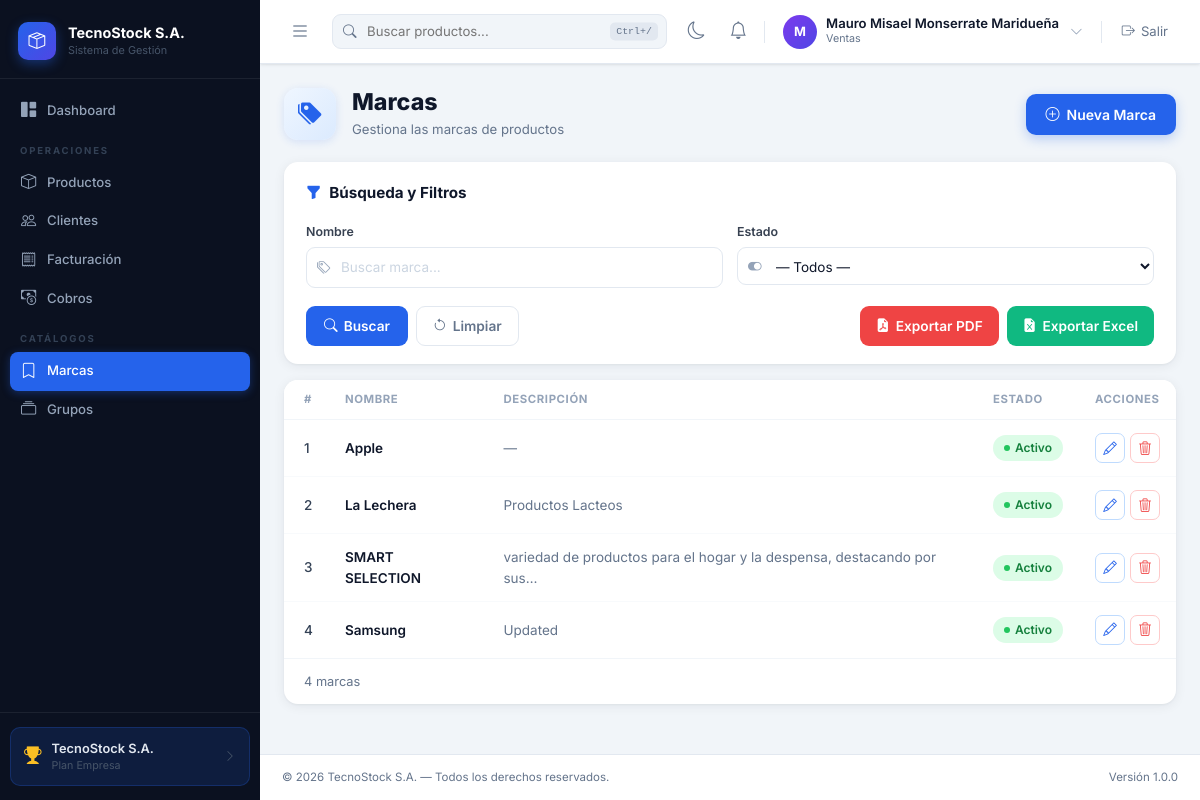
The app's page /brands/ (signed in) with its own data.
### billing/models.py (models this page shows, shortened)
class Brand(models.Model):
    name = models.CharField(max_length=100, unique=True, verbose_name='Nombre')
    description = models.TextField(blank=True, verbose_name='Descripción')
    is_active = models.BooleanField(default=True, verbose_name='Activo')
    created_at = models.DateTimeField(auto_now_add=True)
    updated_at = models.DateTimeField(auto_now=True)
    class Meta:
        verbose_name = 'Marca'
        verbose_name_plural = 'Marcas'
        ordering = ['name']

### billing/views.py (the view)
# urls.py: path('brands/', views.brand_list, name='brand_list'),
@login_required
@permission_required('billing.view_brand', raise_exception=True)
@audit_action('brand_list')
def brand_list(request):
    qs = Brand.objects.all()
    name_q = request.GET.get('name', '').strip()
    status  = request.GET.get('status', '')
    if name_q:
        qs = qs.filter(name__icontains=name_q)
    if status == '1':
        qs = qs.filter(is_active=True)
    elif status == '0':
        qs = qs.filter(is_active=False)
    export_response = export_queryset(request, qs, 'Listado de Marcas', BRAND_EXPORT_FIELDS)
    if export_response is not None:
        return export_response
    paginator = Paginator(qs, 10)
    page = request.GET.get('page')
    try:
        brands = paginator.page(page)
    except (EmptyPage, PageNotAnInteger):
        brands = paginator.page(1)
    p = request.GET.copy(); p.pop('page', None); qs_str = p.urlencode()
    return render(request, 'billing/brand_list.html', {
        'brands': brands,
        'paginator': paginator,
        'page_obj': brands,
        'is_paginated': paginator.num_pages > 1,
        'filter_qs_pfx': (qs_str + '&') if qs_str else '',
        'params': request.GET,
        'elided_page_range': paginator.get_elided_page_range(brands.number, on_each_side=2, on_ends=1),
        'export_field_labels_json': json.dumps([lbl for lbl, _ in BRAND_EXPORT_FIELDS], ensure_ascii=False),
    })

### billing/templates/billing/brand_list.html (shortened to what this page needs)
{% extends 'base.html' %}
{% block content %}
<div class="mod-header">
    <div class="mod-header-left">
        <div class="mod-hdr-icon"><i class="bi bi-tags-fill"></i></div>
        <div>
            <h2 class="mod-title">Marcas</h2>
            <p class="mod-subtitle">Gestiona las marcas de productos</p>
        </div>
    </div>
    <a href="{% url 'billing:brand_create' %}" class="btn-mod-new">
        <i class="bi bi-plus-circle"></i> Nueva Marca
    </a>
</div>
<div class="mod-filter-card">
    <div class="mod-filter-title"><i class="bi bi-funnel-fill"></i> Búsqueda y Filtros</div>
    <form method="get" id="mod-filter-form">
        <div class="mod-fi-grid mod-fi-g2">
            <div>
                <label class="mod-fi-label">Nombre</label>
                <div class="mod-fi-wrap">
                    <input type="text" name="name" class="mod-fi-input" placeholder="Buscar marca..."
                           value="{{ params.name|default:'' }}">
                </div>
            </div>
            <div>
                <label class="mod-fi-label">Estado</label>
                <div class="mod-fi-wrap">
                    <select name="status" class="mod-fi-select">
                        <option value="">— Todos —</option>
                    </select>
                </div>
            </div>
        </div>
        <div class="mod-fi-btn-row" style="justify-content:space-between">
            <div class="mod-fi-btn-row">
                <button type="submit" class="btn-mod-search"><i class="bi bi-search"></i> Buscar</button>
                <a href="{% url 'billing:brand_list' %}" class="btn-mod-clear">
                    <i class="bi bi-arrow-counterclockwise"></i> Limpiar
                </a>
            </div>
            <div class="mod-fi-btn-row">
                {% if perms.billing.can_export %}
                <button type="button" class="btn-mod-pdf"
                        data-bs-toggle="modal" data-bs-target="#exportModal" data-export="pdf">
                    <i class="bi bi-file-earmark-pdf-fill"></i> Exportar PDF
                </button>
                <button type="button" class="btn-mod-excel"
                        data-bs-toggle="modal" data-bs-target="#exportModal" data-export="excel">
                    <i class="bi bi-file-earmark-excel-fill"></i> Exportar Excel
                </button>
                {% endif %}
            </div>
        </div>
    </form>
</div>
<div class="mod-table-card">
    <table class="mod-table">
        <thead>
            <tr>
                <th style="width:36px">#</th>
                <th>Nombre</th>
                <th>Descripción</th>
                <th>Estado</th>
                <th>Acciones</th>
            </tr>
        </thead>
        <tbody>
            {% for brand in brands %}
            <tr>
                <td class="mod-row-num">
                    {% if is_paginated %}{{ page_obj.start_index|add:forloop.counter0 }}{% else %}{{ forloop.counter }}{% endif %}
                </td>
                <td style="font-weight:600;color:var(--text-primary)">{{ brand.name }}</td>
                <td style="color:var(--text-muted)">{{ brand.description|default:"—"|truncatechars:70 }}</td>
                <td>
                    {% if brand.is_active %}
                    <span class="mod-status mod-st-green"><span class="mod-sdot"></span> Activo</span>
                    {% else %}
                    <span class="mod-status mod-st-red"><span class="mod-sdot"></span> Inactivo</span>
                    {% endif %}
                </td>
                <td>
                    <div class="mod-act-group">
                        <a href="{% url 'billing:brand_update' brand.pk %}" class="mod-act-btn act-edit" title="Editar"><i class="bi bi-pencil"></i></a>
                        <a href="{% url 'billing:brand_delete' brand.pk %}" class="mod-act-btn act-del" title="Eliminar"><i class="bi bi-trash3"></i></a>
                    </div>
                </td>
            </tr>
            {% empty %}
            <tr><td colspan="5"><div class="mod-empty"><i class="bi bi-tags"></i><p>No se encontraron marcas.</p></div></td></tr>
            {% endfor %}
        </tbody>
    </table>
    <div class="mod-table-footer">
        <div class="mod-count">
            {% if is_paginated %}
                Mostrando {{ page_obj.start_index }} a {{ page_obj.end_index }} de {{ paginator.count }} marca{{ paginator.count|pluralize }}
            {% else %}
                {{ brands|length }} marca{{ brands|length|pluralize }}
            {% endif %}
        </div>
    </div>
</div>
{% endblock %}
{% block extra_js %}
<div class="toast-container position-fixed bottom-0 end-0 p-3" style="z-index:11000;">
</div>
{% endblock %}

### templates/base.html (shortened to what this page needs)
{% load static %}
<!DOCTYPE html>
<html lang="es">
<head>
<link href="https://cdn.jsdelivr.net/npm/bootstrap@5.3.3/dist/css/bootstrap.min.css" rel="stylesheet">
<link href="https://cdn.jsdelivr.net/npm/bootstrap-icons@1.11.3/font/bootstrap-icons.css" rel="stylesheet">
</head>
<body>
{% if user.is_authenticated %}
<aside id="sidebar">
    <div class="sb-brand">
        <div class="sb-brand-icon"><i class="bi bi-box-seam"></i></div>
        <div><div class="sb-brand-name">TecnoStock S.A.</div><div class="sb-brand-sub">Sistema de Gestión</div></div>
    </div>
    {% with url_name=request.resolver_match.url_name|default:'' app_name=request.resolver_match.app_name|default:'' %}
    <nav class="sb-nav">
        <a href="{% url 'billing:home' %}" class="sb-link {% if url_name == 'home' %}active{% endif %}"><i class="bi bi-grid-1x2-fill"></i> Dashboard</a>
        {% if perms.billing.view_product or perms.billing.view_customer or perms.billing.view_invoice or perms.purchasing.view_purchase or perms.cobros.view_cobrofactura or perms.pagos.view_pagocompra %}
        <div class="sb-section">Operaciones</div>
        {% endif %}
        {% if perms.billing.view_product %}
        <a href="{% url 'billing:product_list' %}" class="sb-link {% if 'product' in url_name and app_name == 'billing' %}active{% endif %}"><i class="bi bi-box"></i> Productos</a>
        {% endif %}
        {% if perms.billing.view_customer %}
        <a href="{% url 'billing:customer_list' %}" class="sb-link {% if 'customer' in url_name %}active{% endif %}"><i class="bi bi-people"></i> Clientes</a>
        {% endif %}
        {% if perms.billing.view_invoice %}
        <a href="{% url 'billing:invoice_list' %}" class="sb-link {% if 'invoice' in url_name %}active{% endif %}"><i class="bi bi-receipt"></i> Facturación</a>
        {% endif %}
        {% if perms.cobros.view_cobrofactura %}
        <a href="{% url 'cobros:factura_pendiente_list' %}" class="sb-link {% if app_name == 'cobros' %}active{% endif %}"><i class="bi bi-cash-coin"></i> Cobros</a>
        {% endif %}
        {% if perms.billing.view_brand or perms.billing.view_productgroup or perms.billing.view_supplier %}
        <div class="sb-section">Catálogos</div>
        {% endif %}
        {% if perms.billing.view_brand %}
        <a href="{% url 'billing:brand_list' %}" class="sb-link {% if 'brand' in url_name %}active{% endif %}"><i class="bi bi-bookmark"></i> Marcas</a>
        {% endif %}
        {% if perms.billing.view_productgroup %}
        <a href="{% url 'billing:productgroup_list' %}" class="sb-link {% if 'productgroup' in url_name %}active{% endif %}"><i class="bi bi-collection"></i> Grupos</a>
        {% endif %}
    </nav>
    {% endwith %}
    <div class="sb-footer">
        <div class="sb-plan-card">
            <i class="bi bi-trophy-fill sb-plan-icon"></i>
            <div style="flex:1;min-width:0"><div class="sb-plan-name">TecnoStock S.A.</div><div class="sb-plan-label">Plan Empresa</div></div>
            <i class="bi bi-chevron-right" style="color:#475569;font-size:.75rem"></i>
        </div>
    </div>
</aside>
{% endif %}
<div id="main-wrap" {% if not user.is_authenticated %}class="no-sidebar"{% endif %}>
{% if user.is_authenticated %}
    <header class="topbar">
        <button class="sb-toggle" id="sidebarToggle"><i class="bi bi-list"></i></button>
        <div class="topbar-search">
            <input type="text" id="globalSearch" placeholder="Buscar productos..." data-url="{% url 'billing:product_list' %}">
            <span class="ts-kbd">Ctrl+/</span>
        </div>
        <div class="topbar-right">
            <button class="theme-toggle" id="themeToggle" type="button" title="Cambiar tema">
                <i class="bi bi-moon"></i>
            </button>
            <div class="dropdown notif-wrap">
                <button class="notif-btn" type="button" data-bs-toggle="dropdown" aria-expanded="false" title="Notificaciones">
                    <i class="bi bi-bell"></i>
                </button>
            </div>
            <div class="user-chip">
                <div class="user-avatar">{{ user.username|first|upper }}</div>
                <div>
                    <div class="user-name">{{ user.get_full_name|default:user.username }}</div>
                    <div class="user-role">{% if user.is_superuser %}Superusuario{% else %}{% with g=user.groups.first %}{% if g %}{{ g.name }}{% else %}Usuario{% endif %}{% endwith %}{% endif %}</div>
                </div>
                <i class="bi bi-chevron-down" style="color:#94A3B8;font-size:.8rem;margin-left:2px"></i>
            </div>
            <form method="post" action="{% url 'logout' %}" style="margin:0">
                <button type="submit" class="logout-btn"><i class="bi bi-box-arrow-right"></i> Salir</button>
            </form>
        </div>
    </header>
    <div class="content-area"><main>
{% endif %}
{% block content %}{% endblock %}
{% if user.is_authenticated %}
    </main></div>
    <footer class="site-footer">
        <span>© 2026 TecnoStock S.A. — Todos los derechos reservados.</span>
        <span>Versión 1.0.0</span>
    </footer>
{% else %}
    </div></div>
{% endif %}
</div>
{% block extra_js %}{% endblock %}
</body>
</html>

### records on screen
Brand: name "Apple", description "—", is_active True (drawn)
Brand: name "La Lechera", description "Productos Lacteos", is_active True (drawn)
Brand: name "SMART SELECTION", description "variedad de productos para el hogar y la despensa, destacando por sus…", is_active True (drawn)
Brand: name "Samsung", description "Updated", is_active True (drawn)

### other values on screen
{{ user.username|first|upper }} "M"
{{ user.get_full_name|default:user.username }} "Mauro Misael Monserrate Maridueña"
{{ g.name }} "Ventas"
{{ brands|length }} "4"
